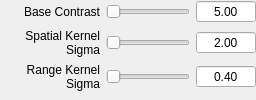
          <widget class="QWidget" name="page_durand">
           <property name="sizePolicy">
            <sizepolicy hsizetype="Preferred" vsizetype="Minimum">
             <horstretch>0</horstretch>
             <verstretch>0</verstretch>
            </sizepolicy>
           </property>
           <layout class="QGridLayout" name="gridLayout_8">
            <property name="margin">
             <number>0</number>
            </property>
            <item row="0" column="0">
             <layout class="QGridLayout" name="gridLayout_14">
              <item row="1" column="0">
               <widget class="QLabel" name="label_spatialsigma">
                <property name="sizePolicy">
                 <sizepolicy hsizetype="Fixed" vsizetype="Preferred">
                  <horstretch>0</horstretch>
                  <verstretch>0</verstretch>
                 </sizepolicy>
                </property>
                <property name="minimumSize">
                 <size>
                  <width>100</width>
                  <height>0</height>
                 </size>
                </property>
                <property name="maximumSize">
                 <size>
                  <width>100</width>
                  <height>16777215</height>
                 </size>
                </property>
                <property name="text">
                 <string>Spatial Kernel Sigma</string>
                </property>
                <property name="alignment">
                 <set>Qt::AlignRight|Qt::AlignTrailing|Qt::AlignVCenter</set>
                </property>
                <property name="wordWrap">
                 <bool>true</bool>
                </property>
               </widget>
              </item>
              <item row="1" column="1">
               <widget class="QSlider" name="spatialSlider">
                <property name="sizePolicy">
                 <sizepolicy hsizetype="Expanding" vsizetype="Preferred">
                  <horstretch>0</horstretch>
                  <verstretch>0</verstretch>
                 </sizepolicy>
                </property>
                <property name="cursor">
                 <cursorShape>PointingHandCursor</cursorShape>
                </property>
                <property name="maximum">
                 <number>100</number>
                </property>
                <property name="orientation">
                 <enum>Qt::Horizontal</enum>
                </property>
               </widget>
              </item>
              <item row="1" column="2">
               <widget class="QDoubleSpinBox" name="spatialdsb">
                <property name="minimumSize">
                 <size>
                  <width>60</width>
                  <height>0</height>
                 </size>
                </property>
                <property name="maximumSize">
                 <size>
                  <width>60</width>
                  <height>16777215</height>
                 </size>
                </property>
                <property name="frame">
                 <bool>true</bool>
                </property>
                <property name="alignment">
                 <set>Qt::AlignCenter</set>
                </property>
                <property name="buttonSymbols">
                 <enum>QAbstractSpinBox::NoButtons</enum>
                </property>
                <property name="maximum">
                 <double>100.000000000000000</double>
                </property>
                <property name="singleStep">
                 <double>1.000000000000000</double>
                </property>
                <property name="value">
                 <double>2.000000000000000</double>
                </property>
               </widget>
              </item>
              <item row="2" column="0">
               <widget class="QLabel" name="label_rangesigma">
                <property name="sizePolicy">
                 <sizepolicy hsizetype="Fixed" vsizetype="Preferred">
                  <horstretch>0</horstretch>
                  <verstretch>0</verstretch>
                 </sizepolicy>
                </property>
                <property name="minimumSize">
                 <size>
                  <width>100</width>
                  <height>0</height>
                 </size>
                </property>
                <property name="maximumSize">
                 <size>
                  <width>100</width>
                  <height>16777215</height>
                 </size>
                </property>
                <property name="text">
                 <string>Range Kernel Sigma</string>
                </property>
                <property name="alignment">
                 <set>Qt::AlignRight|Qt::AlignTrailing|Qt::AlignVCenter</set>
                </property>
                <property name="wordWrap">
                 <bool>true</bool>
                </property>
               </widget>
              </item>
              <item row="2" column="1">
               <widget class="QSlider" name="rangeSlider">
                <property name="sizePolicy">
                 <sizepolicy hsizetype="Expanding" vsizetype="Preferred">
                  <horstretch>0</horstretch>
                  <verstretch>0</verstretch>
                 </sizepolicy>
                </property>
                <property name="cursor">
                 <cursorShape>PointingHandCursor</cursorShape>
                </property>
                <property name="maximum">
                 <number>100</number>
                </property>
                <property name="orientation">
                 <enum>Qt::Horizontal</enum>
                </property>
               </widget>
              </item>
              <item row="2" column="2">
               <widget class="QDoubleSpinBox" name="rangedsb">
                <property name="minimumSize">
                 <size>
                  <width>60</width>
                  <height>0</height>
                 </size>
                </property>
                <property name="maximumSize">
                 <size>
                  <width>60</width>
                  <height>16777215</height>
                 </size>
                </property>
                <property name="alignment">
                 <set>Qt::AlignCenter</set>
                </property>
                <property name="buttonSymbols">
                 <enum>QAbstractSpinBox::NoButtons</enum>
                </property>
                <property name="minimum">
                 <double>0.010000000000000</double>
                </property>
                <property name="maximum">
                 <double>10.000000000000000</double>
                </property>
                <property name="singleStep">
                 <double>0.100000000000000</double>
                </property>
                <property name="value">
                 <double>0.400000000000000</double>
                </property>
               </widget>
              </item>
              <item row="3" column="1">
               <spacer name="verticalSpacer_7">
                <property name="orientation">
                 <enum>Qt::Vertical</enum>
                </property>
                <property name="sizeHint" stdset="0">
                 <size>
                  <width>0</width>
                  <height>0</height>
                 </size>
                </property>
               </spacer>
              </item>
              <item row="0" column="0">
               <widget class="QLabel" name="label_basecontrast">
                <property name="sizePolicy">
                 <sizepolicy hsizetype="Fixed" vsizetype="Preferred">
                  <horstretch>0</horstretch>
                  <verstretch>0</verstretch>
                 </sizepolicy>
                </property>
                <property name="minimumSize">
                 <size>
                  <width>100</width>
                  <height>0</height>
                 </size>
                </property>
                <property name="maximumSize">
                 <size>
                  <width>100</width>
                  <height>16777215</height>
                 </size>
                </property>
                <property name="text">
                 <string>Base Contrast</string>
                </property>
                <property name="alignment">
                 <set>Qt::AlignRight|Qt::AlignTrailing|Qt::AlignVCenter</set>
                </property>
                <property name="wordWrap">
                 <bool>true</bool>
                </property>
               </widget>
              </item>
              <item row="0" column="1">
               <widget class="QSlider" name="baseSlider">
                <property name="sizePolicy">
                 <sizepolicy hsizetype="Expanding" vsizetype="Preferred">
                  <horstretch>0</horstretch>
                  <verstretch>0</verstretch>
                 </sizepolicy>
                </property>
                <property name="cursor">
                 <cursorShape>PointingHandCursor</cursorShape>
                </property>
                <property name="maximum">
                 <number>100</number>
                </property>
                <property name="orientation">
                 <enum>Qt::Horizontal</enum>
                </property>
               </widget>
              </item>
              <item row="0" column="2">
               <widget class="QDoubleSpinBox" name="basedsb">
                <property name="minimumSize">
                 <size>
                  <width>60</width>
                  <height>0</height>
                 </size>
                </property>
                <property name="maximumSize">
                 <size>
                  <width>60</width>
                  <height>16777215</height>
                 </size>
                </property>
                <property name="alignment">
                 <set>Qt::AlignCenter</set>
                </property>
                <property name="buttonSymbols">
                 <enum>QAbstractSpinBox::NoButtons</enum>
                </property>
                <property name="maximum">
                 <double>10.000000000000000</double>
                </property>
                <property name="value">
                 <double>5.000000000000000</double>
                </property>
               </widget>
              </item>
             </layout>
            </item>
           </layout>
          </widget>
